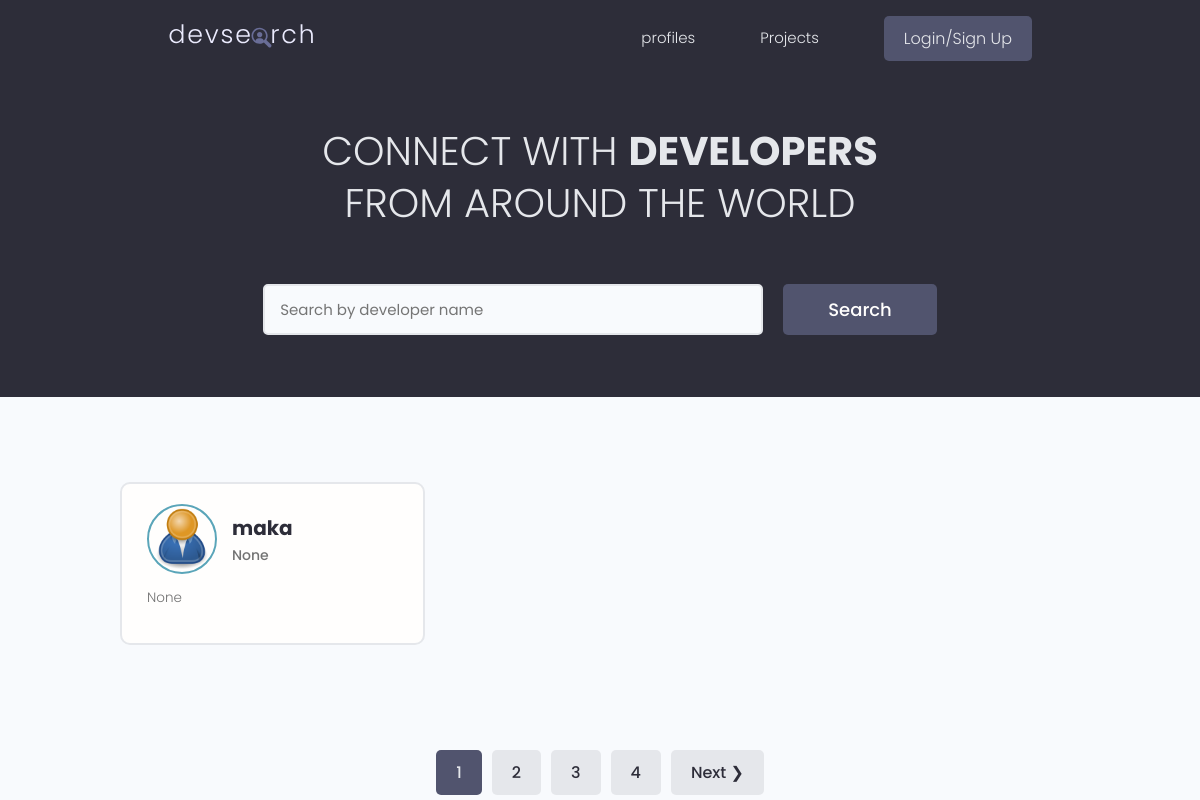
The app's page /, older data.
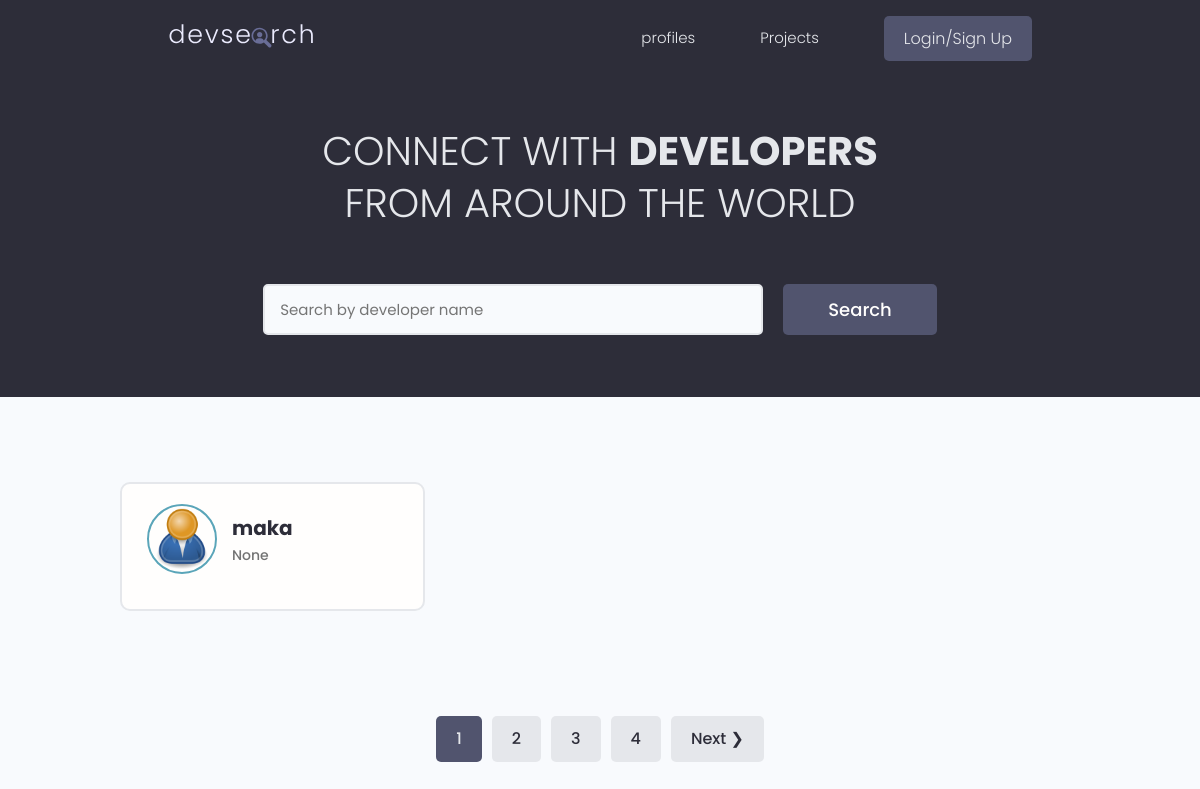
The same page, newer data.
### users/models.py (models this page shows, shortened)
class Profile(models.Model):
    user = models.OneToOneField(User, on_delete=models.CASCADE, null=True, blank=True)
    name = models.CharField(max_length=200, blank=True, null=True)
    username = models.CharField(max_length=200, blank=True, null=True)
    location = models.CharField(max_length=200, blank=True, null=True)
    email = models.EmailField(max_length=500, blank=True, null=True)
    short_intro = models.CharField(max_length=200, blank=True, null=True)
    bio = models.TextField(blank=True, null=True)
    profile_image = models.ImageField(
        null=True,
        blank=True,
        upload_to="profiles/",
        default="profiles/user-default.png",
    )
    Social_github = models.CharField(max_length=200, blank=True, null=True)
    Social_twitter = models.CharField(max_length=200, blank=True, null=True)
    Social_linkedin = models.CharField(max_length=200, blank=True, null=True)
    Social_youtube = models.CharField(max_length=200, blank=True, null=True)
    Social_website = models.CharField(max_length=200, blank=True, null=True)
    id = models.UUIDField(
        default=uuid.uuid4, unique=True, primary_key=True, editable=False
    )
    created = models.DateTimeField(auto_now_add=True)

### users/views.py (the view)
# urls.py: path("", views.profiles, name="profiles"),
def profiles(request):
    profiles, search_query = searchProfiles(request)
    profiles, custom_range = paginateProfiles(request, profiles, 1)
    context = {
        "profiles": profiles,
        "search_query": search_query,
        "custom_range": custom_range,
    }
    return render(request, "users/profiles.html", context)

### users/utils.py (called while the page is built)
def searchProfiles(request):
    search_query = ""
    if request.GET.get("text"):
        search_query = request.GET.get("text")
    skills = Skill.objects.filter(name__icontains=search_query)
    profiles = Profile.objects.distinct().filter(
        Q(name__icontains=search_query)
        | Q(short_intro__icontains=search_query)
        | Q(skill__in=skills)
    )
    return profiles, search_query

def paginateProfiles(request, profiles, result):
    page = request.GET.get("page")
    paginator = Paginator(profiles, result)
    try:
        profiles = paginator.page(page)
    except PageNotAnInteger:
        page = 1
        profiles = paginator.page(page)
    except EmptyPage:
        page = paginator.num_pages  # gives the number of page
        profiles = paginator.page(page)
    leftIndex = int(page) - 4
    if leftIndex < 1:
        leftIndex = 1
    rightIndex = int(page) + 5
    if rightIndex > paginator.num_pages:
        rightIndex = paginator.num_pages
    custom_range = range(leftIndex, rightIndex + 1)
    return profiles, custom_range

### users/templates/users/profiles.html (shortened to what this page needs)
{%extends 'main.html'%}
{%block content%}
<main class="home">
    <section class="hero-section text-center">
        <div class="container container--narrow">
            <div class="hero-section__box">
                <h2>CONNECT WITH <span>DEVELOPERS</span></h2>
                <h2>FROM AROUND THE WORLD</h2>
            </div>
            <div class="hero-section__search">
                <form id="searchForm" class="form" action="{%url 'profiles'%}" method="get">
                    <div class="form__field">
                        <input class="input input--text" id="formInput#search" type="text" name="text"
                            value="{{search_query}}" placeholder="Search by developer name" />
                    </div>
                    <input class="btn btn--sub btn--lg" type="submit" value="Search" />
                </form>
            </div>
        </div>
    </section>
    <section class="devlist">
        <div class="container">
            <div class="grid grid--three">
                {%for profile in profiles%}
                <div class="column card">
                    <div class="dev">
                        <a href="{%url 'user-profile' profile.id%}" class="card__body">
                            <div class="dev__profile">
                                <img class="avatar avatar--md" src="{{profile.profile_image.url}}" alt="image" />
                                <div class="dev__meta">
                                    <h3>{{profile.name}}</h3>
                                    <h5>{{profile.short_intro|slice:"60"}}</h5>
                                </div>
                            </div>
                            <p class="dev__info">
                                {{profile.bio|slice:"150"}}
                            </p>
                        </a>
                    </div>
                </div>
                {%endfor%}
            </div>
        </div>
    </section>
    {% include 'pagination.html' with queryset=profiles custom_range=custom_range%}
</main>
{%endblock content%}

Row changes from the older to the newer data that the page shows:
changed Profile "maka": bio "None" → (not shown)
